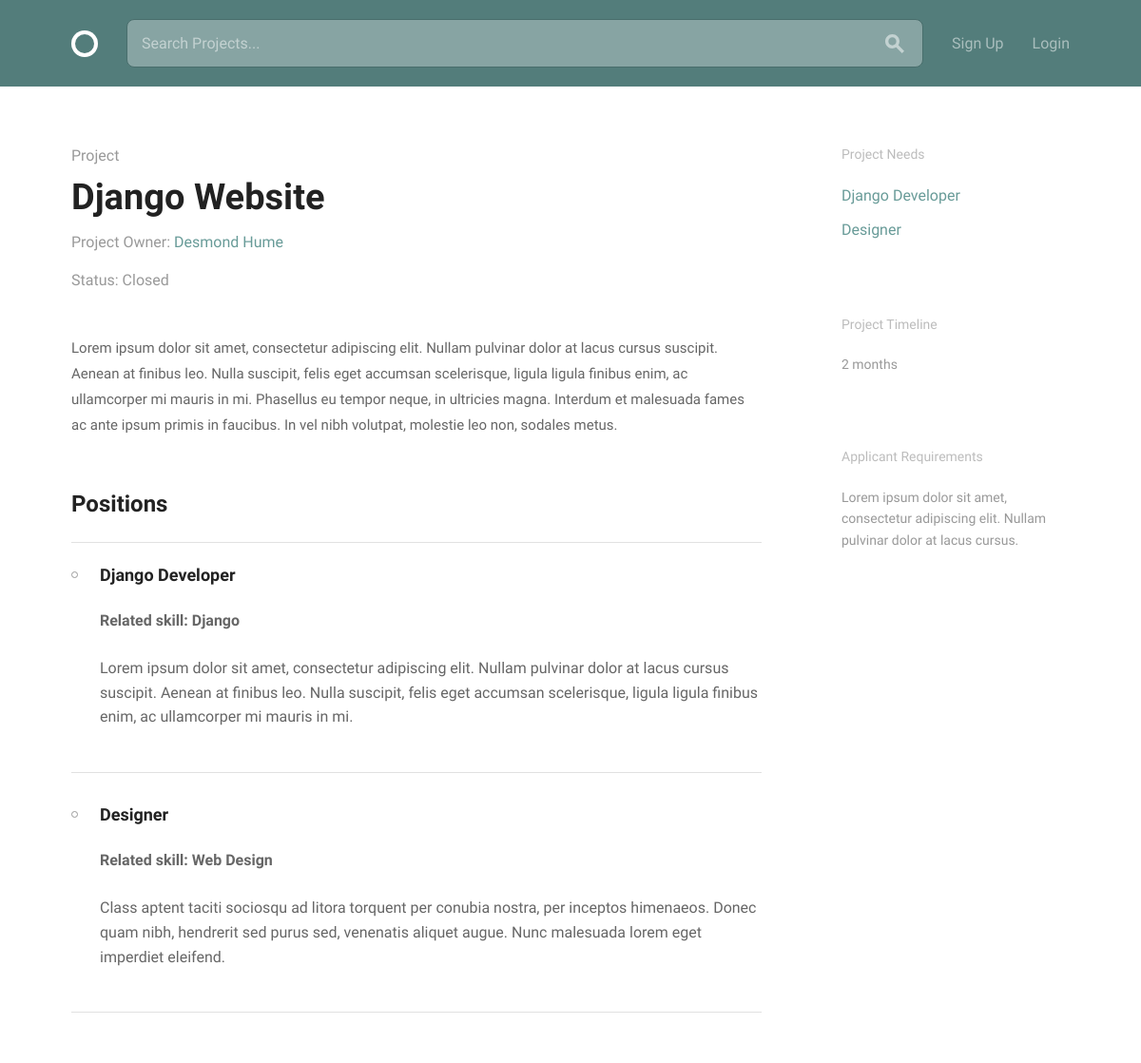
/projects/1, run on the app's committed database.
### projects/models.py (models this page shows, shortened)
class Project(models.Model):
    owner = models.ForeignKey(
        settings.AUTH_USER_MODEL,
        on_delete=models.CASCADE,
        related_name="project"
    )
    title = models.CharField(max_length=30)
    description = models.CharField(max_length=500)
    requirements = models.CharField(max_length=100)
    timeline = models.CharField(max_length=30, blank=True, default="")
    completed = models.BooleanField(default=False)
    positions = models.ManyToManyField(Position, blank=False)

class Position(models.Model):
    title = models.CharField(max_length=30)
    description = models.CharField(max_length=250)
    related_project = models.ForeignKey('Project', null=True)
    related_skill = models.ForeignKey(Skill, null=True)
    applications = models.ManyToManyField(
        'Application',
        blank=True,
        related_name="position_applications"
    )
    filled = models.BooleanField(default=False)
    filled_by = models.ForeignKey(
        settings.AUTH_USER_MODEL,
        null=True,
        related_name="position"
    )

### profiles/models.py (models this page shows, shortened)
class Profile(models.Model):
    user = models.OneToOneField(
        settings.AUTH_USER_MODEL,
        on_delete=models.CASCADE,
        related_name="profile"
    )
    display_name = models.CharField(max_length=50, null=True, blank=True)
    bio = models.CharField(max_length=500, blank=True, default="")
    avatar = models.ImageField(upload_to="avatars/", blank=True, null=True)
    skills = models.ManyToManyField(Skill, blank=True)

class Skill(models.Model):
    skill = models.CharField(max_length=30)
    def __str__(self):
        return self.skill

### projects/views.py (the view)
# urls.py: url(r"^(?P<pk>\d+)$", views.ProjectView.as_view(), name="view-project"),
class ProjectView(generic.TemplateView):
    model = models.Project
    template_name = "projects/project.html"
    def get_object(self):
        return get_object_or_404(self.model, pk=self.kwargs.get('pk'))
    def get_context_data(self, **kwargs):
        context = super(ProjectView, self).get_context_data(**kwargs)
        context['project'] = self.get_object()
        return context

### projects/templates/projects/project.html (shortened to what this page needs)
{% extends "layout.html" %}
{% load static from staticfiles %}
{% block content %}
  <div class="bounds circle--page circle--article">
    <div class="grid-70">
      <div class="circle--article--header">
        <h4 class="circle--article--section">Project</h4>
        <h1 class="circle--article--title">{{ project.title }}</h1>
        <p class="circle--article--byline">Project Owner: <a style="text-decoration: none" title="Click to view user's profile" href="{% url 'profiles:view-profile' pk=project.owner.profile.pk %}">{{ project.owner.profile.display_name }}</a></p>
        {% if user == project.owner %}
        <p class="circle--article--byline">Status: {% if project.completed %}<a style="text-decoration: none" title="Click to mark as On Course" href="{% url 'projects:change-status' pk=project.pk %}">Closed</a> {% else %} <a style="text-decoration: none" title="Click to mark as Completed" href="{% url 'projects:change-status' pk=project.pk %}">On Course</a> {% endif %}</p>
        {% else %}
        <p class="circle--article--byline">Status: {% if project.completed %}Closed{% else %}On Course{% endif %}</p>
        {% endif %}
      </div>
      <div class="circle--article--body">
        {{ project.description }}
      </div>
      <div class="circle--project--positions">
        <h2>Positions</h2>
        <ul class="circle--group--list">
          {% for position in project.positions.all %}
          <li>
            <h3 id="{{ position.title }}">{{ position.title }}</h3>
            <p style="font-weight: bold">Related skill: {{ position.related_skill }}</p>
            <p>{{ position.description }}</p>
          </li>
          {% endfor %}
        </ul>
      </div>
    </div>
    <div class="grid-25 grid-push-5">
      <div class="circle--secondary--module">
        <h3>Project Needs</h3>
        <ul class="circle--link--list">
          {% for position in project.positions.all %}
              <li><a href="#{{ position.title }}">{{ position.title }}</a></li>
           {% endfor %}
        </ul>
      </div>
      <div class="circle--secondary--module">
        <h3>Project Timeline</h3>
        <p>{{ project.timeline }}</p>
      </div>
      <div class="circle--secondary--module">
        <h3>Applicant Requirements</h3>
        <p>{{ project.requirements }}</p>
      </div>
    </div>
  </div>
{% endblock %}

### assets/css/global.css (style rules this page uses)
html { font-family: sans-serif; -ms-text-size-adjust: 100%; -webkit-text-size-adjust: 100%; }
body { margin: 0; }
a { background-color: transparent; }
h1 { font-size: 2em; margin: 0.67em 0; }
html { font-size: 62.5%; }
body { font-size: 1.5em; line-height: 1.6; font-weight: 400; font-family: "Cousine"; color: #666; }
.bounds { max-width: 1080px; margin: 0 auto; }
.grid, .grid-5, .grid-10, .grid-15, .grid-20, .grid-25, .grid-30, .grid-33, .grid-35, .grid-40, .grid-45, .grid-50, .grid-55, .grid-60, .grid-65, .grid-66, .grid-70, .grid-75, .grid-80, .grid-90, .grid-95, .grid-100 { float: left; box-sizing: border-box; position: relative; }
.grid-push-5 { left: 5%; }
.grid-25 { width: 25%; padding: 0 15px; }
.grid-70 { width: 70%; padding: 0 15px; }
h1, h2, h3, h4, h5, h6 { margin-top: 0; margin-bottom: 2rem; font-weight: bold; font-family: "Work Sans", sans-serif; color: #222; }
h1 { font-size: 3.8rem; }
h2 { font-size: 2.4rem; }
h3 { font-size: 1.8rem; }
h4 { font-size: 1.6rem; }
@media (min-width: 550px) { h1 { font-size: 3.8rem; } }
@media (min-width: 550px) { h2 { font-size: 2.4rem; } }
@media (min-width: 550px) { h3 { font-size: 1.8rem; } }
@media (min-width: 550px) { h4 { font-size: 1.6rem; } }
p { margin-top: 0; font-size: 1.6rem; }
a { color: #689b98; -webkit-transition: color 0.2s; -moz-transition: color 0.2s; -ms-transition: color 0.2s; -o-transition: color 0.2s; transition: color 0.2s; }
ul { list-style: circle inside; }
ul { padding-left: 0; margin-top: 0; }
li { margin-bottom: 1rem; font-size: 1.6rem; }
pre, blockquote, dl, figure, table, p, ul, ol, form { margin-bottom: 2.5rem; }
.circle--link--list { list-style-type: none; }
.circle--link--list a { text-decoration: none; }
.circle--group--list { border-top: 1px solid #e1e1e1; list-style: none; }
.circle--group--list li { border-bottom: 1px solid #e1e1e1; padding: 2rem 0 2rem 3rem; }
.circle--group--list li:before { content: ""; float: left; margin: 10px 0 0 -30px; width: 5px; height: 5px; border: 1px solid #999; border-radius: 10px; display: block; }
.circle--article--header { margin-bottom: 50px; }
.circle--article--header h1 { margin-bottom: 10px; }
.circle--article--section { margin: 0; font-weight: normal; color: #999; }
.circle--article--byline { margin: 0; line-height: 1; font-size: 1.6rem; color: #999; }
.circle--secondary--module { margin-bottom: 50px; }
.circle--secondary--module:before, .circle--secondary--module:after { content: " "; display: table; }
.circle--secondary--module:after { clear: both; }
.circle--secondary--module > h1, .circle--secondary--module > h2, .circle--secondary--module > h3, .circle--secondary--module > h4, .circle--secondary--module > h5, .circle--secondary--module > h6 { font-family: "Cousine"; color: rgba(34, 34, 34, 0.3); font-size: 1.4rem; font-weight: normal; }
.circle--secondary--module p { font-size: 1.4rem; color: #999999; }
.circle--secondary--module a { width: 100%; text-align: center; }
.circle--page { margin-bottom: 100px; }
.circle--page:before, .circle--page:after { content: " "; display: table; }
.circle--page:after { clear: both; }
.circle--article { padding-top: 30px; }
.circle--article--body { line-height: 1.8; margin-bottom: 50px; }

### data on the page
Project: title "Django Website", owner.profile.display_name "Desmond Hume", description "Lorem ipsum dolor sit amet, consectetur adipiscing elit. Nullam pulvinar dolor at lacus cursus suscipit. Aenean at finibus leo. Nulla suscipit, felis eget accumsan scelerisque, ligula ligula finibus enim, ac ullamcorper mi mauris in mi. Phasellus eu tempor neque, in ultricies magna. Interdum et malesuada fames ac ante ipsum primis in faucibus. In vel nibh volutpat, molestie leo non, sodales metus.", timeline "2 months", requirements "Lorem ipsum dolor sit amet, consectetur adipiscing elit. Nullam pulvinar dolor at lacus cursus."
Position: title "Django Developer", related_skill "Django", description "Lorem ipsum dolor sit amet, consectetur adipiscing elit. Nullam pulvinar dolor at lacus cursus suscipit. Aenean at finibus leo. Nulla suscipit, felis eget accumsan scelerisque, ligula ligula finibus enim, ac ullamcorper mi mauris in mi."
Position: title "Designer", related_skill "Web Design", description "Class aptent taciti sociosqu ad litora torquent per conubia nostra, per inceptos himenaeos. Donec quam nibh, hendrerit sed purus sed, venenatis aliquet augue. Nunc malesuada lorem eget imperdiet eleifend."
